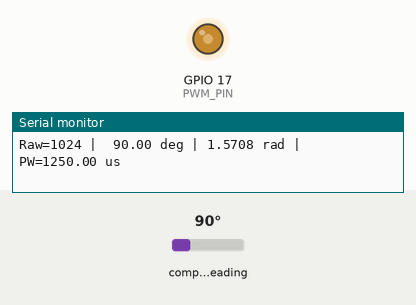
Bench run of a program on a simulated ESP32. Parts: output pins drawn as LEDs (lit = HIGH), the last lines printed to the serial monitor. Wiring (inferred from the names in the program): AS5600 angle sensor at I2C address 0x36. The inputs (shaded band) are chosen by the test bench; at power-on: compass heading 90°.

Above: at 1.4 s.
1.5 s: compass heading set to 180°
At 2.0 s:
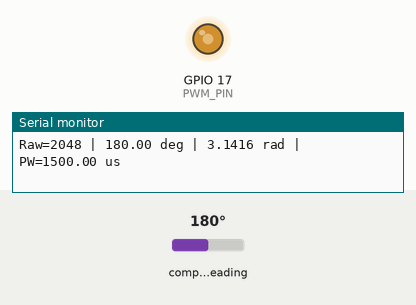
3.0 s: compass heading set to 352°
At 4.2 s:
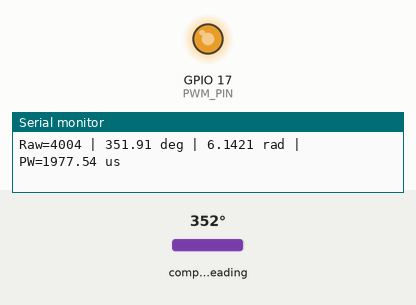
4.5 s: compass heading set to 90°
At 5.4 s:
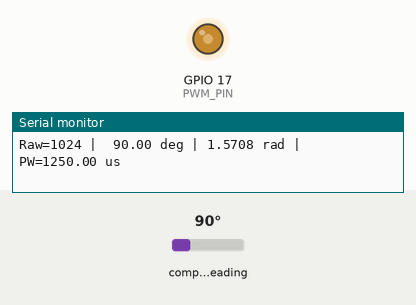
Timing chart, 0 to 7.5 s (numbered marks = the images above; inputs shaded):
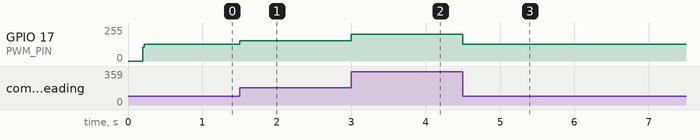

Measured:
- after the input at 1.5 s, GPIO 17 (PWM_PIN): 127/255 → 153/255 at once
- after the input at 3.0 s, GPIO 17 (PWM_PIN): 153/255 → 202/255 at once
- after the input at 4.5 s, GPIO 17 (PWM_PIN): 202/255 → 127/255 at once

The program:

main.cpp
```cpp
/**
 * ESP32S Knob Controller → B-G431B-ESC1 (PWM)
 *
 * ESP32S 讀取 AS5600 旋鈕角度，輸出 PWM 給 B-G431B-ESC1 PWM 腳。
 *
 * 接線：
 *   GPIO21 → AS5600 SDA
 *   GPIO22 → AS5600 SCL
 *   GPIO17 → ESC PWM 腳
 *   GND    → ESC GND（共地）
 *
 * PWM 規格：
 *   頻率：400Hz（週期 2500us）
 *   1000us pulse → 0 rad  (0°)
 *   2000us pulse → 2π rad (360°)
 */

#include <Arduino.h>
#include <Wire.h>

// ── 腳位定義 ─────────────────────────────────────────────────
#define SDA_PIN     21
#define SCL_PIN     22
#define PWM_PIN     17   // → ESC PWM 腳

// ── PWM 參數 ──────────────────────────────────────────────────
#define PWM_CHANNEL  0
#define PWM_FREQ     400    // Hz，週期 = 2500us
#define PWM_RES_BITS 16     // 16-bit → 0~65535
// 週期 2500us，1us = 65535/2500 = 26.214 counts
#define PW_MIN_US    1000   // 0 rad
#define PW_MAX_US    2000   // 2π rad

// ── AS5600 暫存器 ─────────────────────────────────────────────
#define AS5600_ADDR     0x36
#define REG_STATUS      0x0B
#define REG_ANGLE_H     0x0E

// ── 參數 ─────────────────────────────────────────────────────
#define READ_INTERVAL_MS  10     // 100Hz
#define I2C_CLOCK         400000

// ── 全域狀態 ─────────────────────────────────────────────────
static bool     as5600Ok  = false;
static uint32_t lastMs    = 0;

// ── AS5600 ────────────────────────────────────────────────────

uint16_t as5600ReadReg(uint8_t reg) {
  Wire.beginTransmission(AS5600_ADDR);
  Wire.write(reg);
  if (Wire.endTransmission(false) != 0) return 0xFFFF;
  Wire.requestFrom((uint8_t)AS5600_ADDR, (uint8_t)2);
  if (Wire.available() < 2) return 0xFFFF;
  return ((uint16_t)Wire.read() << 8 | Wire.read()) & 0x0FFF;
}

uint8_t as5600ReadByte(uint8_t reg) {
  Wire.beginTransmission(AS5600_ADDR);
  Wire.write(reg);
  if (Wire.endTransmission(false) != 0) return 0xFF;
  Wire.requestFrom((uint8_t)AS5600_ADDR, (uint8_t)1);
  return Wire.available() ? Wire.read() : 0xFF;
}

bool as5600Init() {
  Wire.beginTransmission(AS5600_ADDR);
  if (Wire.endTransmission() != 0) {
    Serial.println("[AS5600] I2C not found (0x36)");
    return false;
  }
  uint8_t st = as5600ReadByte(REG_STATUS);
  bool md = (st >> 3) & 1;
  bool ml = (st >> 4) & 1;
  bool mh = (st >> 5) & 1;
  Serial.printf("[AS5600] STATUS=0x%02X  MD=%d ML=%d MH=%d\r\n", st, md, ml, mh);
  if (!md) Serial.println("[AS5600] WARN: no magnet detected");
  if (ml)  Serial.println("[AS5600] WARN: magnet too weak");
  if (mh)  Serial.println("[AS5600] WARN: magnet too strong");
  return true;
}

// ── PWM ───────────────────────────────────────────────────────

/**
 * 弧度 → LEDC duty
 *   rad 0~2π → pulse 1000~2000us → duty 0~65535
 */
uint32_t radToDuty(float rad) {
  if (rad < 0.0f)    rad = 0.0f;
  if (rad > TWO_PI)  rad = TWO_PI;
  float pw_us   = PW_MIN_US + (rad / TWO_PI) * (PW_MAX_US - PW_MIN_US);
  float period  = 1000000.0f / PWM_FREQ;           // 2500us
  uint32_t duty = (uint32_t)(pw_us / period * 65535.0f);
  return duty;
}

// ── setup ─────────────────────────────────────────────────────

void setup() {
  Serial.begin(115200);
  delay(200);
  Serial.println("\r\n=== ESP32S Knob Controller (PWM) ===");

  // LEDC PWM
  ledcSetup(PWM_CHANNEL, PWM_FREQ, PWM_RES_BITS);
  ledcAttachPin(PWM_PIN, PWM_CHANNEL);
  ledcWrite(PWM_CHANNEL, radToDuty(0));   // 初始 1000us（0°）
  Serial.printf("PWM  started (GPIO%d) @ %dHz  1000~2000us\r\n", PWM_PIN, PWM_FREQ);

  // I2C
  Wire.begin(SDA_PIN, SCL_PIN);
  Wire.setClock(I2C_CLOCK);
  Serial.printf("I2C  started (SDA=GPIO%d SCL=GPIO%d) @ %dkHz\r\n",
                SDA_PIN, SCL_PIN, I2C_CLOCK / 1000);

  as5600Ok = as5600Init();
  if (!as5600Ok) Serial.println("[ERROR] AS5600 init failed, retrying...");

  Serial.println("Mode: single-turn PWM, 100Hz");
}

// ── loop ──────────────────────────────────────────────────────

void loop() {
  uint32_t now = millis();

  // 重試 AS5600
  if (!as5600Ok && (now % 2000 < 20)) {
    as5600Ok = as5600Init();
  }

  if (as5600Ok && (now - lastMs >= READ_INTERVAL_MS)) {
    lastMs = now;

    uint16_t raw = as5600ReadReg(REG_ANGLE_H);
    if (raw == 0xFFFF) {
      Serial.println("[AS5600] read error");
      as5600Ok = false;
      return;
    }

    float rad  = raw * (TWO_PI / 4096.0f);
    float deg  = raw * (360.0f  / 4096.0f);
    float pw   = PW_MIN_US + (rad / TWO_PI) * (PW_MAX_US - PW_MIN_US);

    ledcWrite(PWM_CHANNEL, radToDuty(rad));

    // 除錯輸出 5Hz
    static uint32_t lastPrint = 0;
    if (now - lastPrint >= 200) {
      lastPrint = now;
      Serial.printf("Raw=%4d | %6.2f deg | %6.4f rad | PW=%7.2f us\r\n",
                    raw, deg, rad, pw);
    }
  }
}
```
